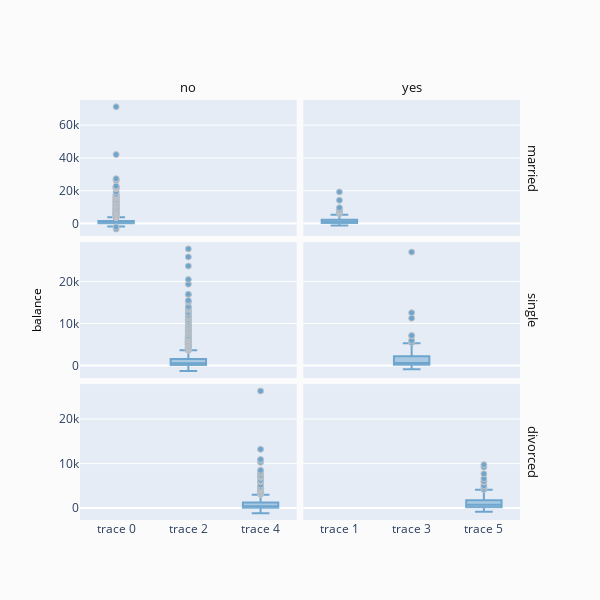

Notebook code cell kept with this figure:
### Code cell
fig = ff.create_facet_grid(
    df,
    y='balance',
    facet_row='marital',
    facet_col='y',
    trace_type='box',
)

iplot(fig, filename='facet - box traces')

### Figure 1 — Plotly figure (JSON) as saved in the notebook; plotly's stock layout.template omitted (floating-point values rounded to 4 significant figures; data arrays with more than 128 entries replaced by an {"elided": "..."} marker saying what was removed)
{"data": [{"marker": {"color": "rgb(31, 119, 180)", "line": {"color": "darkgrey", "width": 1}}, "opacity": 0.6, "type": "box", "xaxis": "x", "y": {"elided": "2304 int values"}, "yaxis": "y"}, {"marker": {"color": "rgb(31, 119, 180)", "line": {"color": "darkgrey", "width": 1}}, "opacity": 0.6, "type": "box", "xaxis": "x2", "y": {"elided": "263 int values"}, "yaxis": "y2"}, {"marker": {"color": "rgb(31, 119, 180)", "line": {"color": "darkgrey", "width": 1}}, "opacity": 0.6, "type": "box", "xaxis": "x3", "y": {"elided": "956 int values"}, "yaxis": "y3"}, {"marker": {"color": "rgb(31, 119, 180)", "line": {"color": "darkgrey", "width": 1}}, "opacity": 0.6, "type": "box", "xaxis": "x4", "y": {"elided": "158 int values"}, "yaxis": "y4"}, {"marker": {"color": "rgb(31, 119, 180)", "line": {"color": "darkgrey", "width": 1}}, "opacity": 0.6, "type": "box", "xaxis": "x5", "y": {"elided": "412 int values"}, "yaxis": "y5"}, {"marker": {"color": "rgb(31, 119, 180)", "line": {"color": "darkgrey", "width": 1}}, "opacity": 0.6, "type": "box", "xaxis": "x6", "y": [4189, 229, 844, 451, 4659, -701, -311, 4099, 3810, 755, 1382, 874, 1354, 976, 624, 172, 388, 1613, 366, 1341, 5037, 2232, 5845, 1238, 225, 936, 2171, 7702, 1297, -191, 3, 902, 257, 6046, 66, 4079, 664, 3636, 14, 479, 9756, -90, 9228, 694, 1580, -54, 1026, 1792, 462, 883, 2411, 6610, 84, 674, -308, 3450, 765, -824, 459, 1679, 70, 639, 126, 13, 538, 6, 687, -251, 1490, 1097, 59], "yaxis": "y6"}], "layout": {"annotations": [{"font": {"color": "#0f0f0f", "size": 13}, "showarrow": false, "text": "no", "textangle": 0, "x": 0.2462, "xanchor": "center", "xref": "paper", "y": 1.03, "yanchor": "middle", "yref": "paper"}, {"font": {"color": "#0f0f0f", "size": 13}, "showarrow": false, "text": "yes", "textangle": 0, "x": 0.7537, "xanchor": "center", "xref": "paper", "y": 1.03, "yanchor": "middle", "yref": "paper"}, {"font": {"color": "#0f0f0f", "size": 13}, "showarrow": false, "text": "married", "textangle": 90, "x": 1.03, "xanchor": "center", "xref": "paper", "y": 0.8383, "yanchor": "middle", "yref": "paper"}, {"font": {"color": "#0f0f0f", "size": 13}, "showarrow": false, "text": "single", "textangle": 90, "x": 1.03, "xanchor": "center", "xref": "paper", "y": 0.5, "yanchor": "middle", "yref": "paper"}, {"font": {"color": "#0f0f0f", "size": 13}, "showarrow": false, "text": "divorced", "textangle": 90, "x": 1.03, "xanchor": "center", "xref": "paper", "y": 0.1617, "yanchor": "middle", "yref": "paper"}, {"font": {"color": "#000000", "size": 12}, "showarrow": false, "text": "", "textangle": 0, "x": 0.5, "xanchor": "center", "xref": "paper", "y": -0.1, "yanchor": "middle", "yref": "paper"}, {"font": {"color": "#000000", "size": 12}, "showarrow": false, "text": "balance", "textangle": -90, "x": -0.1, "xanchor": "center", "xref": "paper", "y": 0.5, "yanchor": "middle", "yref": "paper"}], "height": 600, "legend": {"bgcolor": "#efefef", "borderwidth": 1, "x": 1.05, "y": 1, "yanchor": "top"}, "paper_bgcolor": "rgb(251, 251, 251)", "showlegend": false, "title": {"text": ""}, "width": 600, "xaxis": {"anchor": "y", "autorange": true, "domain": [0, 0.4925], "matches": "x5", "range": [-0.5, 2.5], "showticklabels": false, "type": "category"}, "xaxis2": {"anchor": "y2", "autorange": true, "domain": [0.5075, 1], "matches": "x6", "range": [-0.5, 2.5], "showticklabels": false, "type": "category"}, "xaxis3": {"anchor": "y3", "autorange": true, "domain": [0, 0.4925], "matches": "x5", "range": [-0.5, 2.5], "showticklabels": false, "type": "category"}, "xaxis4": {"anchor": "y4", "autorange": true, "domain": [0.5075, 1], "matches": "x6", "range": [-0.5, 2.5], "showticklabels": false, "type": "category"}, "xaxis5": {"anchor": "y5", "autorange": true, "domain": [0, 0.4925], "range": [-0.5, 2.5], "type": "category"}, "xaxis6": {"anchor": "y6", "autorange": true, "domain": [0.5075, 1], "range": [-0.5, 2.5], "type": "category"}, "yaxis": {"anchor": "x", "autorange": true, "domain": [0.6767, 1], "range": [-7452.0, 75330.0], "type": "linear"}, "yaxis2": {"anchor": "x2", "autorange": true, "domain": [0.6767, 1], "matches": "y", "range": [-7452.0, 75330.0], "showticklabels": false, "type": "linear"}, "yaxis3": {"anchor": "x3", "autorange": true, "domain": [0.3383, 0.6617], "range": [-2927.0, 29350.0], "type": "linear"}, "yaxis4": {"anchor": "x4", "autorange": true, "domain": [0.3383, 0.6617], "matches": "y3", "range": [-2927.0, 29350.0], "showticklabels": false, "type": "linear"}, "yaxis5": {"anchor": "x5", "autorange": true, "domain": [0, 0.3233], "range": [-2673.0, 27830.0], "type": "linear"}, "yaxis6": {"anchor": "x6", "autorange": true, "domain": [0, 0.3233], "matches": "y5", "range": [-2673.0, 27830.0], "showticklabels": false, "type": "linear"}}}
